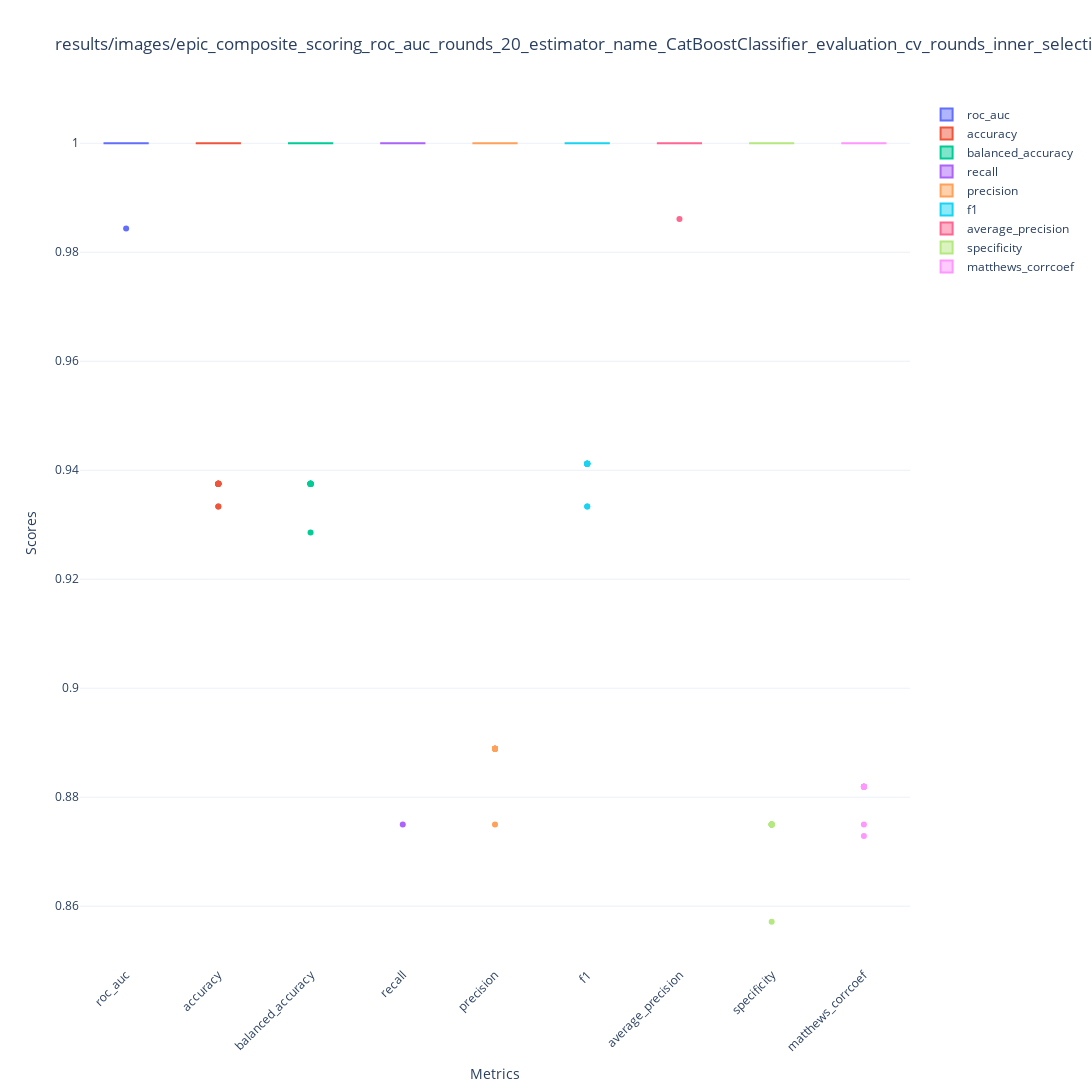

The code cell stored with this chart in its notebook:
### Code cell
from src.models.mlselection import MLPipelines
from src.models.mlexplain import MLExplainer
from src.models.mlestimator import MachineLearningEstimator

%load_ext autoreload
%autoreload 2
%matplotlib inline

csv_dir = 'data/processed/epic_composite.csv'
label = 'Factor1'

mlpipe = MachineLearningEstimator(label=label, csv_dir=csv_dir)
mlpipe.search_cv(scoring='roc_auc', estimator_name='CatBoostClassifier', num_features=10)
